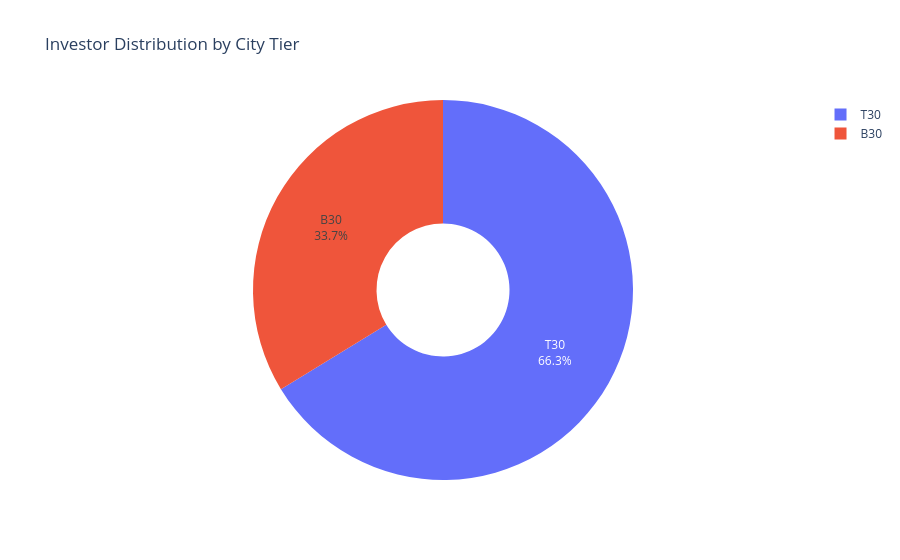

Notebook code cell kept with this figure:
### Code cell
city_counts = transactions["city_tier"].value_counts()

fig = px.pie(
    values=city_counts.values,
    names=city_counts.index,
    hole=0.35,
    template="plotly_white",
    title="Investor Distribution by City Tier"
)

fig.update_traces(
    textposition="inside",
    textinfo="percent+label"
)

fig.show()

### Figure 1 — Plotly figure (JSON) as saved in the notebook; plotly's stock layout.template omitted (floating-point values rounded to 4 significant figures)
{"data": [{"domain": {"x": [0, 1], "y": [0, 1]}, "hole": 0.35, "hovertemplate": "label=%{label}<br>value=%{value}<extra></extra>", "labels": ["T30", "B30"], "legendgroup": "", "name": "", "showlegend": true, "textinfo": "percent+label", "textposition": "inside", "type": "pie", "values": [21719, 11059]}], "layout": {"legend": {"tracegroupgap": 0}, "title": {"text": "Investor Distribution by City Tier"}}}
